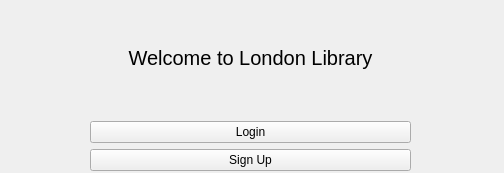
<?xml version="1.0" encoding="UTF-8"?>
<ui version="4.0">
 <class>StartPage</class>
 <widget class="QWidget" name="StartPage">
  <property name="geometry">
   <rect>
    <x>0</x>
    <y>0</y>
    <width>504</width>
    <height>173</height>
   </rect>
  </property>
  <property name="windowTitle">
   <string>Form</string>
  </property>
  <widget class="QWidget" name="verticalLayoutWidget">
   <property name="geometry">
    <rect>
     <x>90</x>
     <y>0</y>
     <width>321</width>
     <height>171</height>
    </rect>
   </property>
   <layout class="QVBoxLayout" name="verticalLayout">
    <item>
     <widget class="QLabel" name="label">
      <property name="font">
       <font>
        <pointsize>15</pointsize>
        <kerning>true</kerning>
       </font>
      </property>
      <property name="text">
       <string>Welcome to London Library</string>
      </property>
      <property name="alignment">
       <set>Qt::AlignCenter</set>
      </property>
     </widget>
    </item>
    <item>
     <widget class="QPushButton" name="pushButton">
      <property name="text">
       <string>Login</string>
      </property>
     </widget>
    </item>
    <item>
     <widget class="QPushButton" name="pushButton_2">
      <property name="text">
       <string>Sign Up</string>
      </property>
     </widget>
    </item>
   </layout>
  </widget>
 </widget>
 <resources/>
 <connections/>
</ui>
